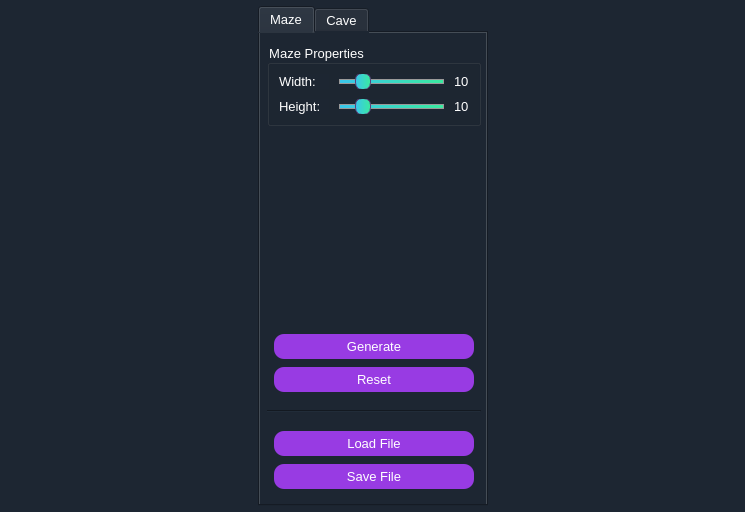
<?xml version="1.0" encoding="UTF-8"?>
<ui version="4.0">
 <class>MainWindow</class>
 <widget class="QMainWindow" name="MainWindow">
  <property name="geometry">
   <rect>
    <x>0</x>
    <y>0</y>
    <width>745</width>
    <height>512</height>
   </rect>
  </property>
  <property name="sizePolicy">
   <sizepolicy hsizetype="Fixed" vsizetype="Fixed">
    <horstretch>0</horstretch>
    <verstretch>0</verstretch>
   </sizepolicy>
  </property>
  <property name="windowTitle">
   <string>MainWindow</string>
  </property>
  <property name="styleSheet">
   <string notr="true">QWidget {
	color: rgb(21,23,24);
}</string>
  </property>
  <widget class="QWidget" name="centralwidget">
   <property name="styleSheet">
    <string notr="true">QWidget {
	background-color: rgb(29,38,50);
	color: white;
	font-size: 10pt;
}</string>
   </property>
   <layout class="QHBoxLayout" name="horizontalLayout">
    <property name="spacing">
     <number>1</number>
    </property>
    <property name="leftMargin">
     <number>2</number>
    </property>
    <property name="topMargin">
     <number>1</number>
    </property>
    <property name="rightMargin">
     <number>1</number>
    </property>
    <property name="bottomMargin">
     <number>1</number>
    </property>
    <item>
     <widget class="QTabWidget" name="tabWidget">
      <property name="sizePolicy">
       <sizepolicy hsizetype="Maximum" vsizetype="Maximum">
        <horstretch>0</horstretch>
        <verstretch>0</verstretch>
       </sizepolicy>
      </property>
      <property name="minimumSize">
       <size>
        <width>230</width>
        <height>500</height>
       </size>
      </property>
      <property name="maximumSize">
       <size>
        <width>230</width>
        <height>500</height>
       </size>
      </property>
      <property name="baseSize">
       <size>
        <width>230</width>
        <height>500</height>
       </size>
      </property>
      <property name="currentIndex">
       <number>0</number>
      </property>
      <widget class="QWidget" name="maze_tab">
       <attribute name="title">
        <string>Maze</string>
       </attribute>
       <widget class="QWidget" name="layoutWidget2">
        <property name="geometry">
         <rect>
          <x>0</x>
          <y>10</y>
          <width>221</width>
          <height>451</height>
         </rect>
        </property>
        <layout class="QVBoxLayout" name="verticalLayout_6">
         <property name="spacing">
          <number>7</number>
         </property>
         <property name="leftMargin">
          <number>7</number>
         </property>
         <item>
          <widget class="QGroupBox" name="maze_properties_groupBox">
           <property name="sizePolicy">
            <sizepolicy hsizetype="Maximum" vsizetype="Maximum">
             <horstretch>0</horstretch>
             <verstretch>0</verstretch>
            </sizepolicy>
           </property>
           <property name="maximumSize">
            <size>
             <width>215</width>
             <height>16777215</height>
            </size>
           </property>
           <property name="title">
            <string>Maze Properties</string>
           </property>
           <layout class="QVBoxLayout" name="verticalLayout_5">
            <property name="spacing">
             <number>10</number>
            </property>
            <item>
             <layout class="QHBoxLayout" name="maze_width_horizontalLayout">
              <item>
               <widget class="QLabel" name="maze_width_label">
                <property name="sizePolicy">
                 <sizepolicy hsizetype="Maximum" vsizetype="Maximum">
                  <horstretch>0</horstretch>
                  <verstretch>0</verstretch>
                 </sizepolicy>
                </property>
                <property name="minimumSize">
                 <size>
                  <width>50</width>
                  <height>0</height>
                 </size>
                </property>
                <property name="maximumSize">
                 <size>
                  <width>16777215</width>
                  <height>17</height>
                 </size>
                </property>
                <property name="text">
                 <string>Width:</string>
                </property>
               </widget>
              </item>
              <item>
               <widget class="QSlider" name="maze_width_slider">
                <property name="sizePolicy">
                 <sizepolicy hsizetype="Maximum" vsizetype="Maximum">
                  <horstretch>0</horstretch>
                  <verstretch>0</verstretch>
                 </sizepolicy>
                </property>
                <property name="maximumSize">
                 <size>
                  <width>120</width>
                  <height>17</height>
                 </size>
                </property>
                <property name="styleSheet">
                 <string notr="true">QSlider::groove:horizontal {
    border: 1px solid #999999;
    height: 3px;
    background: qlineargradient(x1:0, y1:0, x2:1, y2:0, stop:0 #3AC6EC, stop:1 #3AEA9F);
    margin: 2px 0;
}

QSlider::handle:horizontal {
    background: qlineargradient(x1:0, y1:0, x2:1, y2:0, stop:0 #3AC6EC, stop:1 #3AEA9F);
    border: 1px solid #5A427B;
    width: 14px;
    margin: -7px 0; 
    border-radius: 7px;
}
</string>
                </property>
                <property name="minimum">
                 <number>2</number>
                </property>
                <property name="maximum">
                 <number>50</number>
                </property>
                <property name="value">
                 <number>10</number>
                </property>
                <property name="orientation">
                 <enum>Qt::Horizontal</enum>
                </property>
               </widget>
              </item>
              <item>
               <widget class="QLabel" name="maze_width_value_label">
                <property name="sizePolicy">
                 <sizepolicy hsizetype="Maximum" vsizetype="Maximum">
                  <horstretch>0</horstretch>
                  <verstretch>0</verstretch>
                 </sizepolicy>
                </property>
                <property name="maximumSize">
                 <size>
                  <width>16777215</width>
                  <height>17</height>
                 </size>
                </property>
                <property name="text">
                 <string>10</string>
                </property>
               </widget>
              </item>
             </layout>
            </item>
            <item>
             <layout class="QHBoxLayout" name="maze_height_horizontalLayout">
              <item>
               <widget class="QLabel" name="maze_height_label">
                <property name="sizePolicy">
                 <sizepolicy hsizetype="Maximum" vsizetype="Maximum">
                  <horstretch>0</horstretch>
                  <verstretch>0</verstretch>
                 </sizepolicy>
                </property>
                <property name="maximumSize">
                 <size>
                  <width>50</width>
                  <height>17</height>
                 </size>
                </property>
                <property name="text">
                 <string>Height:</string>
                </property>
               </widget>
              </item>
              <item>
               <widget class="QSlider" name="maze_height_slider">
                <property name="sizePolicy">
                 <sizepolicy hsizetype="Maximum" vsizetype="Maximum">
                  <horstretch>0</horstretch>
                  <verstretch>0</verstretch>
                 </sizepolicy>
                </property>
                <property name="maximumSize">
                 <size>
                  <width>120</width>
                  <height>17</height>
                 </size>
                </property>
                <property name="styleSheet">
                 <string notr="true">QSlider::groove:horizontal {
    border: 1px solid #999999;
    height: 3px;
    background: qlineargradient(x1:0, y1:0, x2:1, y2:0, stop:0 #3AC6EC, stop:1 #3AEA9F);
    margin: 2px 0;
}

QSlider::handle:horizontal {
    background: qlineargradient(x1:0, y1:0, x2:1, y2:0, stop:0 #3AC6EC, stop:1 #3AEA9F);
    border: 1px solid #5A427B;
    width: 14px;
    margin: -7px 0; 
    border-radius: 7px;
}
</string>
                </property>
                <property name="minimum">
                 <number>2</number>
                </property>
                <property name="maximum">
                 <number>50</number>
                </property>
                <property name="value">
                 <number>10</number>
                </property>
                <property name="orientation">
                 <enum>Qt::Horizontal</enum>
                </property>
               </widget>
              </item>
              <item>
               <widget class="QLabel" name="maze_height_value_label">
                <property name="sizePolicy">
                 <sizepolicy hsizetype="Maximum" vsizetype="Maximum">
                  <horstretch>0</horstretch>
                  <verstretch>0</verstretch>
                 </sizepolicy>
                </property>
                <property name="maximumSize">
                 <size>
                  <width>16777215</width>
                  <height>17</height>
                 </size>
                </property>
                <property name="text">
                 <string>10</string>
                </property>
               </widget>
              </item>
             </layout>
            </item>
           </layout>
          </widget>
         </item>
         <item>
          <spacer name="verticalSpacer_3">
           <property name="orientation">
            <enum>Qt::Vertical</enum>
           </property>
           <property name="sizeType">
            <enum>QSizePolicy::Maximum</enum>
           </property>
           <property name="sizeHint" stdset="0">
            <size>
             <width>20</width>
             <height>200</height>
            </size>
           </property>
          </spacer>
         </item>
         <item>
          <layout class="QVBoxLayout" name="verticalLayout_7">
           <property name="spacing">
            <number>8</number>
           </property>
           <property name="leftMargin">
            <number>7</number>
           </property>
           <item>
            <widget class="QPushButton" name="generate_maze_pushButton">
             <property name="sizePolicy">
              <sizepolicy hsizetype="Maximum" vsizetype="Maximum">
               <horstretch>0</horstretch>
               <verstretch>0</verstretch>
              </sizepolicy>
             </property>
             <property name="minimumSize">
              <size>
               <width>200</width>
               <height>25</height>
              </size>
             </property>
             <property name="styleSheet">
              <string notr="true">QPushButton {
	background-color: rgb(152,59,227);
	border-radius: 10px
}

QPushButton:pressed {
    background-color: rgb(204,119,246);
}

QPushButton:hover {
    background: qlineargradient(x1:0, y1:0, x2:0, y2:1, stop:0 #983BE3, stop:1 #CC77F6); /* Градиентный фон при наведении курсора */
}</string>
             </property>
             <property name="text">
              <string>Generate</string>
             </property>
            </widget>
           </item>
           <item>
            <widget class="QPushButton" name="reset_pushButton">
             <property name="sizePolicy">
              <sizepolicy hsizetype="Maximum" vsizetype="Maximum">
               <horstretch>0</horstretch>
               <verstretch>0</verstretch>
              </sizepolicy>
             </property>
             <property name="minimumSize">
              <size>
               <width>200</width>
               <height>25</height>
              </size>
             </property>
             <property name="styleSheet">
              <string notr="true">QPushButton {
	background-color: rgb(152,59,227);
	border-radius: 10px
}

QPushButton:pressed {
    background-color: rgb(204,119,246);
}

QPushButton:hover {
    background: qlineargradient(x1:0, y1:0, x2:0, y2:1, stop:0 #983BE3, stop:1 #CC77F6); /* Градиентный фон при наведении курсора */
}</string>
             </property>
             <property name="text">
              <string>Reset</string>
             </property>
            </widget>
           </item>
          </layout>
         </item>
         <item>
          <spacer name="verticalSpacer_6">
           <property name="orientation">
            <enum>Qt::Vertical</enum>
           </property>
           <property name="sizeType">
            <enum>QSizePolicy::Maximum</enum>
           </property>
           <property name="sizeHint" stdset="0">
            <size>
             <width>20</width>
             <height>10</height>
            </size>
           </property>
          </spacer>
         </item>
         <item>
          <widget class="Line" name="line_2">
           <property name="orientation">
            <enum>Qt::Horizontal</enum>
           </property>
          </widget>
         </item>
         <item>
          <spacer name="verticalSpacer_5">
           <property name="orientation">
            <enum>Qt::Vertical</enum>
           </property>
           <property name="sizeType">
            <enum>QSizePolicy::Maximum</enum>
           </property>
           <property name="sizeHint" stdset="0">
            <size>
             <width>20</width>
             <height>10</height>
            </size>
           </property>
          </spacer>
         </item>
         <item>
          <layout class="QVBoxLayout" name="verticalLayout_8">
           <property name="spacing">
            <number>8</number>
           </property>
           <property name="leftMargin">
            <number>7</number>
           </property>
           <property name="topMargin">
            <number>0</number>
           </property>
           <item>
            <widget class="QPushButton" name="load_file_maze_button">
             <property name="sizePolicy">
              <sizepolicy hsizetype="Maximum" vsizetype="Maximum">
               <horstretch>0</horstretch>
               <verstretch>0</verstretch>
              </sizepolicy>
             </property>
             <property name="minimumSize">
              <size>
               <width>200</width>
               <height>25</height>
              </size>
             </property>
             <property name="styleSheet">
              <string notr="true">QPushButton {
	background-color: rgb(152,59,227);
	border-radius: 10px
}

QPushButton:pressed {
    background-color: rgb(204,119,246);
}

QPushButton:hover {
    background: qlineargradient(x1:0, y1:0, x2:0, y2:1, stop:0 #983BE3, stop:1 #CC77F6); /* Градиентный фон при наведении курсора */
}</string>
             </property>
             <property name="text">
              <string>Load File</string>
             </property>
            </widget>
           </item>
           <item>
            <widget class="QPushButton" name="save_file_maze_button">
             <property name="sizePolicy">
              <sizepolicy hsizetype="Maximum" vsizetype="Maximum">
               <horstretch>0</horstretch>
               <verstretch>0</verstretch>
              </sizepolicy>
             </property>
             <property name="minimumSize">
              <size>
               <width>200</width>
               <height>25</height>
              </size>
             </property>
             <property name="styleSheet">
              <string notr="true">QPushButton {
	background-color: rgb(152,59,227);
	border-radius: 10px
}

QPushButton:pressed {
    background-color: rgb(204,119,246);
}

QPushButton:hover {
    background: qlineargradient(x1:0, y1:0, x2:0, y2:1, stop:0 #983BE3, stop:1 #CC77F6); /* Градиентный фон при наведении курсора */
}</string>
             </property>
             <property name="text">
              <string>Save File</string>
             </property>
            </widget>
           </item>
          </layout>
         </item>
        </layout>
       </widget>
      </widget>
      <widget class="QWidget" name="cave_tab">
       <attribute name="title">
        <string>Cave</string>
       </attribute>
       <widget class="QWidget" name="layoutWidget3">
        <property name="geometry">
         <rect>
          <x>0</x>
          <y>10</y>
          <width>258</width>
          <height>451</height>
         </rect>
        </property>
        <layout class="QVBoxLayout" name="verticalLayout">
         <property name="sizeConstraint">
          <enum>QLayout::SetDefaultConstraint</enum>
         </property>
         <property name="leftMargin">
          <number>1</number>
         </property>
         <property name="topMargin">
          <number>1</number>
         </property>
         <property name="rightMargin">
          <number>1</number>
         </property>
         <property name="bottomMargin">
          <number>1</number>
         </property>
         <item>
          <widget class="QGroupBox" name="cave_properties_groupBox">
           <property name="sizePolicy">
            <sizepolicy hsizetype="Maximum" vsizetype="Maximum">
             <horstretch>0</horstretch>
             <verstretch>0</verstretch>
            </sizepolicy>
           </property>
           <property name="maximumSize">
            <size>
             <width>215</width>
             <height>200</height>
            </size>
           </property>
           <property name="title">
            <string>Cave Properties</string>
           </property>
           <layout class="QVBoxLayout" name="verticalLayout_2">
            <property name="spacing">
             <number>4</number>
            </property>
            <property name="leftMargin">
             <number>9</number>
            </property>
            <property name="topMargin">
             <number>9</number>
            </property>
            <property name="rightMargin">
             <number>9</number>
            </property>
            <property name="bottomMargin">
             <number>9</number>
            </property>
            <item>
             <layout class="QHBoxLayout" name="cave_width_horizontalLayout">
              <property name="spacing">
               <number>6</number>
              </property>
              <item>
               <widget class="QLabel" name="cave_width_label">
                <property name="sizePolicy">
                 <sizepolicy hsizetype="Maximum" vsizetype="Maximum">
                  <horstretch>0</horstretch>
                  <verstretch>0</verstretch>
                 </sizepolicy>
                </property>
                <property name="minimumSize">
                 <size>
                  <width>0</width>
                  <height>0</height>
                 </size>
                </property>
                <property name="maximumSize">
                 <size>
                  <width>50</width>
                  <height>17</height>
                 </size>
                </property>
                <property name="text">
                 <string>Width:</string>
                </property>
               </widget>
              </item>
              <item>
               <widget class="QSlider" name="cave_width_slider">
                <property name="sizePolicy">
                 <sizepolicy hsizetype="Maximum" vsizetype="Maximum">
                  <horstretch>0</horstretch>
                  <verstretch>0</verstretch>
                 </sizepolicy>
                </property>
                <property name="maximumSize">
                 <size>
                  <width>120</width>
                  <height>17</height>
                 </size>
                </property>
                <property name="styleSheet">
                 <string notr="true">QSlider::groove:horizontal {
    border: 1px solid #999999;
    height: 3px;
    background: qlineargradient(x1:0, y1:0, x2:1, y2:0, stop:0 #3AC6EC, stop:1 #3AEA9F);
    margin: 2px 0;
}

QSlider::handle:horizontal {
    background: qlineargradient(x1:0, y1:0, x2:1, y2:0, stop:0 #3AC6EC, stop:1 #3AEA9F);
    border: 1px solid #5A427B;
    width: 14px;
    margin: -7px 0; 
    border-radius: 7px;
}
</string>
                </property>
                <property name="minimum">
                 <number>2</number>
                </property>
                <property name="maximum">
                 <number>50</number>
                </property>
                <property name="value">
                 <number>10</number>
                </property>
                <property name="orientation">
                 <enum>Qt::Horizontal</enum>
                </property>
               </widget>
              </item>
              <item>
               <widget class="QLabel" name="cave_width_value_label">
                <property name="sizePolicy">
                 <sizepolicy hsizetype="Maximum" vsizetype="Maximum">
                  <horstretch>0</horstretch>
                  <verstretch>0</verstretch>
                 </sizepolicy>
                </property>
                <property name="maximumSize">
                 <size>
                  <width>16777215</width>
                  <height>17</height>
                 </size>
                </property>
                <property name="text">
                 <string>10</string>
                </property>
               </widget>
              </item>
             </layout>
            </item>
            <item>
             <layout class="QHBoxLayout" name="cave_height_horizontalLayout">
              <property name="spacing">
               <number>6</number>
              </property>
              <item>
               <widget class="QLabel" name="cave_height_label">
                <property name="sizePolicy">
                 <sizepolicy hsizetype="Maximum" vsizetype="Maximum">
                  <horstretch>0</horstretch>
                  <verstretch>0</verstretch>
                 </sizepolicy>
                </property>
                <property name="maximumSize">
                 <size>
                  <width>50</width>
                  <height>17</height>
                 </size>
                </property>
                <property name="text">
                 <string>Height:</string>
                </property>
               </widget>
              </item>
              <item>
               <widget class="QSlider" name="cave_height_slider">
                <property name="sizePolicy">
                 <sizepolicy hsizetype="Maximum" vsizetype="Maximum">
                  <horstretch>0</horstretch>
                  <verstretch>0</verstretch>
                 </sizepolicy>
                </property>
                <property name="maximumSize">
                 <size>
                  <width>120</width>
                  <height>17</height>
                 </size>
                </property>
                <property name="styleSheet">
                 <string notr="true">QSlider::groove:horizontal {
    border: 1px solid #999999;
    height: 3px;
    background: qlineargradient(x1:0, y1:0, x2:1, y2:0, stop:0 #3AC6EC, stop:1 #3AEA9F);
    margin: 2px 0;
}

QSlider::handle:horizontal {
    background: qlineargradient(x1:0, y1:0, x2:1, y2:0, stop:0 #3AC6EC, stop:1 #3AEA9F);
    border: 1px solid #5A427B;
    width: 14px;
    margin: -7px 0; 
    border-radius: 7px;
}
</string>
                </property>
                <property name="minimum">
                 <number>2</number>
                </property>
                <property name="maximum">
                 <number>50</number>
                </property>
                <property name="value">
                 <number>10</number>
                </property>
                <property name="orientation">
                 <enum>Qt::Horizontal</enum>
                </property>
               </widget>
              </item>
              <item>
               <widget class="QLabel" name="cave_height_value_label">
                <property name="sizePolicy">
                 <sizepolicy hsizetype="Maximum" vsizetype="Maximum">
                  <horstretch>0</horstretch>
                  <verstretch>0</verstretch>
                 </sizepolicy>
                </property>
                <property name="maximumSize">
                 <size>
                  <width>16777215</width>
                  <height>17</height>
                 </size>
                </property>
                <property name="text">
                 <string>10</string>
                </property>
               </widget>
              </item>
             </layout>
            </item>
            <item>
             <spacer name="verticalSpacer">
              <property name="orientation">
               <enum>Qt::Vertical</enum>
              </property>
              <property name="sizeType">
               <enum>QSizePolicy::Maximum</enum>
              </property>
              <property name="sizeHint" stdset="0">
               <size>
                <width>5</width>
                <height>10</height>
               </size>
              </property>
             </spacer>
            </item>
            <item>
             <layout class="QHBoxLayout" name="birth_limit_horizontalLayout">
              <item>
               <widget class="QLabel" name="birth_limit_label">
                <property name="sizePolicy">
                 <sizepolicy hsizetype="Maximum" vsizetype="Maximum">
                  <horstretch>0</horstretch>
                  <verstretch>0</verstretch>
                 </sizepolicy>
                </property>
                <property name="maximumSize">
                 <size>
                  <width>50</width>
                  <height>17</height>
                 </size>
                </property>
                <property name="text">
                 <string>Birth:</string>
                </property>
               </widget>
              </item>
              <item>
               <widget class="QSlider" name="birth_slider">
                <property name="sizePolicy">
                 <sizepolicy hsizetype="Maximum" vsizetype="Maximum">
                  <horstretch>0</horstretch>
                  <verstretch>0</verstretch>
                 </sizepolicy>
                </property>
                <property name="minimumSize">
                 <size>
                  <width>120</width>
                  <height>0</height>
                 </size>
                </property>
                <property name="maximumSize">
                 <size>
                  <width>16777215</width>
                  <height>17</height>
                 </size>
                </property>
                <property name="styleSheet">
                 <string notr="true">QSlider::groove:horizontal {
    border: 1px solid #999999;
    height: 3px;
    background: qlineargradient(x1:0, y1:0, x2:1, y2:0, stop:0 #3AC6EC, stop:1 #3AEA9F);
    margin: 2px 0;
}

QSlider::handle:horizontal {
    background: qlineargradient(x1:0, y1:0, x2:1, y2:0, stop:0 #3AC6EC, stop:1 #3AEA9F);
    border: 1px solid #5A427B;
    width: 14px;
    margin: -7px 0; 
    border-radius: 7px;
}
</string>
                </property>
                <property name="minimum">
                 <number>0</number>
                </property>
                <property name="maximum">
                 <number>7</number>
                </property>
                <property name="value">
                 <number>4</number>
                </property>
                <property name="orientation">
                 <enum>Qt::Horizontal</enum>
                </property>
               </widget>
              </item>
              <item>
               <widget class="QLabel" name="birth_value_label">
                <property name="sizePolicy">
                 <sizepolicy hsizetype="Maximum" vsizetype="Maximum">
                  <horstretch>0</horstretch>
                  <verstretch>0</verstretch>
                 </sizepolicy>
                </property>
                <property name="maximumSize">
                 <size>
                  <width>16777215</width>
                  <height>17</height>
                 </size>
                </property>
                <property name="text">
                 <string>4</string>
                </property>
               </widget>
              </item>
             </layout>
            </item>
            <item>
             <layout class="QHBoxLayout" name="death_limit_horizontalLayout">
              <item>
               <widget class="QLabel" name="death_limit_label">
                <property name="sizePolicy">
                 <sizepolicy hsizetype="Maximum" vsizetype="Maximum">
                  <horstretch>0</horstretch>
                  <verstretch>0</verstretch>
                 </sizepolicy>
                </property>
                <property name="minimumSize">
                 <size>
                  <width>50</width>
                  <height>0</height>
                 </size>
                </property>
                <property name="maximumSize">
                 <size>
                  <width>16777215</width>
                  <height>17</height>
                 </size>
                </property>
                <property name="text">
                 <string>Death:</string>
                </property>
               </widget>
              </item>
              <item>
               <widget class="QSlider" name="death_slider">
                <property name="sizePolicy">
                 <sizepolicy hsizetype="Maximum" vsizetype="Maximum">
                  <horstretch>0</horstretch>
                  <verstretch>0</verstretch>
                 </sizepolicy>
                </property>
                <property name="minimumSize">
                 <size>
                  <width>120</width>
                  <height>0</height>
                 </size>
                </property>
                <property name="maximumSize">
                 <size>
                  <width>16777215</width>
                  <height>17</height>
                 </size>
                </property>
                <property name="styleSheet">
                 <string notr="true">QSlider::groove:horizontal {
    border: 1px solid #999999;
    height: 3px;
    background: qlineargradient(x1:0, y1:0, x2:1, y2:0, stop:0 #3AC6EC, stop:1 #3AEA9F);
    margin: 2px 0;
}

QSlider::handle:horizontal {
    background: qlineargradient(x1:0, y1:0, x2:1, y2:0, stop:0 #3AC6EC, stop:1 #3AEA9F);
    border: 1px solid #5A427B;
    width: 14px;
    margin: -7px 0; 
    border-radius: 7px;
}
</string>
                </property>
                <property name="minimum">
                 <number>0</number>
                </property>
                <property name="maximum">
                 <number>7</number>
                </property>
                <property name="value">
                 <number>3</number>
                </property>
                <property name="orientation">
                 <enum>Qt::Horizontal</enum>
                </property>
               </widget>
              </item>
              <item>
               <widget class="QLabel" name="death_value_label">
                <property name="sizePolicy">
                 <sizepolicy hsizetype="Maximum" vsizetype="Maximum">
                  <horstretch>0</horstretch>
                  <verstretch>0</verstretch>
                 </sizepolicy>
                </property>
                <property name="maximumSize">
                 <size>
                  <width>16777215</width>
                  <height>17</height>
                 </size>
                </property>
                <property name="text">
                 <string>3</string>
                </property>
               </widget>
              </item>
             </layout>
            </item>
            <item>
             <spacer name="verticalSpacer_2">
              <property name="orientation">
               <enum>Qt::Vertical</enum>
              </property>
              <property name="sizeType">
               <enum>QSizePolicy::Maximum</enum>
              </property>
              <property name="sizeHint" stdset="0">
               <size>
                <width>5</width>
                <height>8</height>
               </size>
              </property>
             </spacer>
            </item>
            <item>
             <layout class="QHBoxLayout" name="chance_horizontalLayout">
              <item>
               <widget class="QLabel" name="chance_label">
                <property name="maximumSize">
                 <size>
                  <width>70</width>
                  <height>25</height>
                 </size>
                </property>
                <property name="text">
                 <string>Chance:</string>
                </property>
               </widget>
              </item>
              <item>
               <widget class="QSpinBox" name="chance_value_spinBox">
                <property name="maximumSize">
                 <size>
                  <width>80</width>
                  <height>25</height>
                 </size>
                </property>
                <property name="styleSheet">
                 <string notr="true">QSpinBox {
    border: 2px solid rgb(152,59,227);
    border-radius: 4px;
}</string>
                </property>
                <property name="maximum">
                 <number>100</number>
                </property>
                <property name="value">
                 <number>50</number>
                </property>
               </widget>
              </item>
              <item>
               <widget class="QLabel" name="label">
                <property name="maximumSize">
                 <size>
                  <width>16777215</width>
                  <height>25</height>
                 </size>
                </property>
                <property name="text">
                 <string> %</string>
                </property>
               </widget>
              </item>
             </layout>
            </item>
           </layout>
          </widget>
         </item>
         <item>
          <layout class="QVBoxLayout" name="verticalLayout_3">
           <property name="spacing">
            <number>8</number>
           </property>
           <property name="leftMargin">
            <number>8</number>
           </property>
           <item>
            <widget class="QPushButton" name="load_file_cave_button">
             <property name="sizePolicy">
              <sizepolicy hsizetype="Maximum" vsizetype="Maximum">
               <horstretch>0</horstretch>
               <verstretch>0</verstretch>
              </sizepolicy>
             </property>
             <property name="maximumSize">
              <size>
               <width>200</width>
               <height>25</height>
              </size>
             </property>
             <property name="styleSheet">
              <string notr="true">QPushButton {
	background-color: rgb(152,59,227);
	border-radius: 10px
}

QPushButton:pressed {
    background-color: rgb(204,119,246);
}

QPushButton:hover {
    background: qlineargradient(x1:0, y1:0, x2:0, y2:1, stop:0 #983BE3, stop:1 #CC77F6); /* Градиентный фон при наведении курсора */
}</string>
             </property>
             <property name="text">
              <string>Load File</string>
             </property>
            </widget>
           </item>
           <item>
            <widget class="QPushButton" name="save_file_cave_button">
             <property name="sizePolicy">
              <sizepolicy hsizetype="Maximum" vsizetype="Maximum">
               <horstretch>0</horstretch>
               <verstretch>0</verstretch>
              </sizepolicy>
             </property>
             <property name="maximumSize">
              <size>
               <width>200</width>
               <height>25</height>
              </size>
             </property>
             <property name="styleSheet">
              <string notr="true">QPushButton {
	background-color: rgb(152,59,227);
	border-radius: 10px
}

QPushButton:pressed {
    background-color: rgb(204,119,246);
}

QPushButton:hover {
    background: qlineargradient(x1:0, y1:0, x2:0, y2:1, stop:0 #983BE3, stop:1 #CC77F6); /* Градиентный фон при наведении курсора */
}</string>
             </property>
             <property name="text">
              <string>Save</string>
             </property>
            </widget>
           </item>
          </layout>
         </item>
         <item>
          <widget class="QGroupBox" name="groupBox">
           <property name="sizePolicy">
            <sizepolicy hsizetype="Maximum" vsizetype="Maximum">
             <horstretch>0</horstretch>
             <verstretch>0</verstretch>
            </sizepolicy>
           </property>
           <property name="maximumSize">
            <size>
             <width>215</width>
             <height>70</height>
            </size>
           </property>
           <property name="title">
            <string>Auto Mode</string>
           </property>
           <widget class="QWidget" name="layoutWidget">
            <property name="geometry">
             <rect>
              <x>10</x>
              <y>30</y>
              <width>201</width>
              <height>28</height>
             </rect>
            </property>
            <layout class="QHBoxLayout" name="delay_horizontalLayout">
             <item>
              <widget class="QLabel" name="delay_label">
               <property name="text">
                <string>Delay:</string>
               </property>
              </widget>
             </item>
             <item>
              <widget class="QSpinBox" name="delay_value_spinBox">
               <property name="styleSheet">
                <string notr="true">QSpinBox {
    border: 2px solid rgb(152,59,227);
    border-radius: 4px;
}</string>
               </property>
               <property name="maximum">
                <number>10000000</number>
               </property>
               <property name="value">
                <number>1000</number>
               </property>
              </widget>
             </item>
             <item>
              <widget class="QLabel" name="ms_label">
               <property name="text">
                <string>ms</string>
               </property>
              </widget>
             </item>
            </layout>
           </widget>
          </widget>
         </item>
         <item>
          <layout class="QHBoxLayout" name="horizontalLayout_2">
           <property name="spacing">
            <number>0</number>
           </property>
           <property name="sizeConstraint">
            <enum>QLayout::SetFixedSize</enum>
           </property>
           <property name="leftMargin">
            <number>0</number>
           </property>
           <property name="topMargin">
            <number>0</number>
           </property>
           <property name="rightMargin">
            <number>40</number>
           </property>
           <property name="bottomMargin">
            <number>0</number>
           </property>
           <item>
            <widget class="QPushButton" name="auto_cave_start_pushButton">
             <property name="sizePolicy">
              <sizepolicy hsizetype="Maximum" vsizetype="Maximum">
               <horstretch>0</horstretch>
               <verstretch>0</verstretch>
              </sizepolicy>
             </property>
             <property name="maximumSize">
              <size>
               <width>95</width>
               <height>25</height>
              </size>
             </property>
             <property name="styleSheet">
              <string notr="true">QPushButton {
	background-color: rgb(152,59,227);
	border-radius: 10px
}

QPushButton:pressed {
    background-color: rgb(204,119,246);
}

QPushButton:hover {
    background: qlineargradient(x1:0, y1:0, x2:0, y2:1, stop:0 #983BE3, stop:1 #CC77F6); /* Градиентный фон при наведении курсора */
}</string>
             </property>
             <property name="text">
              <string>Start</string>
             </property>
            </widget>
           </item>
           <item>
            <widget class="QPushButton" name="auto_cave_stop_pushButton">
             <property name="sizePolicy">
              <sizepolicy hsizetype="Maximum" vsizetype="Maximum">
               <horstretch>0</horstretch>
               <verstretch>0</verstretch>
              </sizepolicy>
             </property>
             <property name="maximumSize">
              <size>
               <width>95</width>
               <height>25</height>
              </size>
             </property>
             <property name="styleSheet">
              <string notr="true">QPushButton {
	background-color: rgb(152,59,227);
	border-radius: 10px
}

QPushButton:pressed {
    background-color: rgb(204,119,246);
}

QPushButton:hover {
    background: qlineargradient(x1:0, y1:0, x2:0, y2:1, stop:0 #983BE3, stop:1 #CC77F6); /* Градиентный фон при наведении курсора */
}</string>
             </property>
             <property name="text">
              <string>Stop</string>
             </property>
            </widget>
           </item>
          </layout>
         </item>
         <item>
          <layout class="QVBoxLayout" name="verticalLayout_4">
           <property name="spacing">
            <number>8</number>
           </property>
           <property name="leftMargin">
            <number>7</number>
           </property>
           <item>
            <widget class="QPushButton" name="next_step_pushButton">
             <property name="sizePolicy">
              <sizepolicy hsizetype="Maximum" vsizetype="Maximum">
               <horstretch>0</horstretch>
               <verstretch>0</verstretch>
              </sizepolicy>
             </property>
             <property name="maximumSize">
              <size>
               <width>200</width>
               <height>25</height>
              </size>
             </property>
             <property name="styleSheet">
              <string notr="true">QPushButton {
	background-color: rgb(152,59,227);
	border-radius: 10px
}

QPushButton:pressed {
    background-color: rgb(204,119,246);
}

QPushButton:hover {
    background: qlineargradient(x1:0, y1:0, x2:0, y2:1, stop:0 #983BE3, stop:1 #CC77F6); /* Градиентный фон при наведении курсора */
}</string>
             </property>
             <property name="text">
              <string>Next Step</string>
             </property>
            </widget>
           </item>
           <item>
            <widget class="QPushButton" name="generate_cave_pushButton">
             <property name="sizePolicy">
              <sizepolicy hsizetype="Maximum" vsizetype="Maximum">
               <horstretch>0</horstretch>
               <verstretch>0</verstretch>
              </sizepolicy>
             </property>
             <property name="minimumSize">
              <size>
               <width>200</width>
               <height>25</height>
              </size>
             </property>
             <property name="styleSheet">
              <string notr="true">QPushButton {
	background-color: rgb(152,59,227);
	border-radius: 10px
}

QPushButton:pressed {
    background-color: rgb(204,119,246);
}

QPushButton:hover {
    background: qlineargradient(x1:0, y1:0, x2:0, y2:1, stop:0 #983BE3, stop:1 #CC77F6); /* Градиентный фон при наведении курсора */
}</string>
             </property>
             <property name="text">
              <string>Generate</string>
             </property>
            </widget>
           </item>
          </layout>
         </item>
        </layout>
       </widget>
      </widget>
     </widget>
    </item>
    <item>
     <layout class="QVBoxLayout" name="widgetLayout">
      <property name="sizeConstraint">
       <enum>QLayout::SetFixedSize</enum>
      </property>
     </layout>
    </item>
   </layout>
  </widget>
 </widget>
 <resources/>
 <connections/>
</ui>
